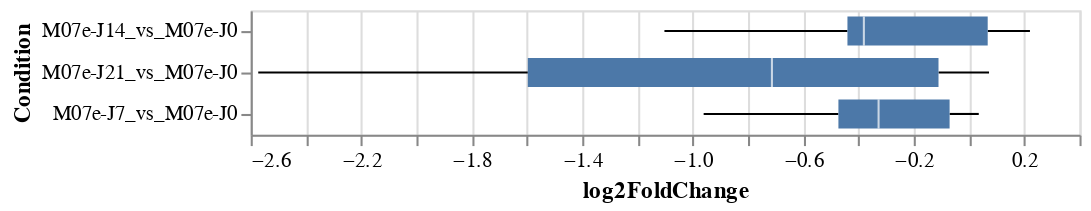

Notebook cell for this chart:
### Code cell
directory = "/mnt/d/pitviper_results/CRISPRi/CRISPhieRmix/"

tables = []
for dir in os.listdir(directory):
    if "J0" in dir:
        treatment, control = dir.split("_vs_")
    #     print(treatment, control)
        deseq2_file = directory + dir + "/" + dir + "_DESeq2_results.txt"
        content = pd.read_csv(deseq2_file)
        content['Condition'] = dir
    #     print(content)
        tables.append(content)
    
table = pd.concat(tables)
table['sgRNA'] = table.groupby(['Gene','Condition']).cumcount()+1; table

erg_table = table.loc[table['Gene'] == "ERG"]
print(erg_table.head(n=5))
# print(set(erg_table['Condition'].values))

source = erg_table

step = 40
overlap = 1

alt.Chart(source).mark_boxplot().encode(
    x='log2FoldChange:Q',
    y='Condition:O'
)

### Figure 1 — Vega-Lite specification as saved in the notebook (floating-point values rounded to 4 significant figures)
{"config": {"view": {"continuousWidth": 400, "continuousHeight": 300}}, "data": {"name": "data-acc1d7bd9bcb031549d780a0be3341db"}, "mark": "boxplot", "encoding": {"x": {"type": "quantitative", "field": "log2FoldChange"}, "y": {"type": "ordinal", "field": "Condition"}}, "$schema": "https://vega.github.io/schema/vega-lite/v4.8.1.json", "datasets": {"data-acc1d7bd9bcb031549d780a0be3341db": [{"Gene": "ERG", "baseMean": 925.6, "log2FoldChange": 0.2206, "lfcSE": 0.15, "stat": 1.471, "pvalue": 0.1413, "padj": 0.9992, "Condition": "M07e-J14_vs_M07e-J0", "sgRNA": 1}, {"Gene": "ERG", "baseMean": 193.3, "log2FoldChange": -0.3806, "lfcSE": 0.2571, "stat": -1.481, "pvalue": 0.1387, "padj": 0.9992, "Condition": "M07e-J14_vs_M07e-J0", "sgRNA": 2}, {"Gene": "ERG", "baseMean": 782.6, "log2FoldChange": -0.07885, "lfcSE": 0.1703, "stat": -0.4629, "pvalue": 0.6434, "padj": 0.9992, "Condition": "M07e-J14_vs_M07e-J0", "sgRNA": 3}, {"Gene": "ERG", "baseMean": 380.1, "log2FoldChange": -0.44, "lfcSE": 0.2938, "stat": -1.498, "pvalue": 0.1343, "padj": 0.9992, "Condition": "M07e-J14_vs_M07e-J0", "sgRNA": 4}, {"Gene": "ERG", "baseMean": 1455.0, "log2FoldChange": 0.08812, "lfcSE": 0.133, "stat": 0.6627, "pvalue": 0.5075, "padj": 0.9992, "Condition": "M07e-J14_vs_M07e-J0", "sgRNA": 5}, {"Gene": "ERG", "baseMean": 690.9, "log2FoldChange": -0.6019, "lfcSE": 0.1638, "stat": -3.675, "pvalue": 0.0002382, "padj": 0.09149, "Condition": "M07e-J14_vs_M07e-J0", "sgRNA": 6}, {"Gene": "ERG", "baseMean": 14.72, "log2FoldChange": -1.102, "lfcSE": 1.179, "stat": -0.9348, "pvalue": 0.3499, "padj": null, "Condition": "M07e-J14_vs_M07e-J0", "sgRNA": 7}, {"Gene": "ERG", "baseMean": 341.5, "log2FoldChange": -0.404, "lfcSE": 0.2271, "stat": -1.779, "pvalue": 0.07524, "padj": 0.9992, "Condition": "M07e-J14_vs_M07e-J0", "sgRNA": 8}, {"Gene": "ERG", "baseMean": 769.6, "log2FoldChange": 0.06766, "lfcSE": 0.1467, "stat": 0.4611, "pvalue": 0.6447, "padj": 0.9992, "Condition": "M07e-J14_vs_M07e-J0", "sgRNA": 9}, {"Gene": "ERG", "baseMean": 875.4, "log2FoldChange": 0.07249, "lfcSE": 0.1852, "stat": 0.3915, "pvalue": 0.6954, "padj": 0.9383, "Condition": "M07e-J21_vs_M07e-J0", "sgRNA": 1}, {"Gene": "ERG", "baseMean": 141.4, "log2FoldChange": -1.756, "lfcSE": 0.4637, "stat": -3.786, "pvalue": 0.000153, "padj": 0.006737, "Condition": "M07e-J21_vs_M07e-J0", "sgRNA": 2}, {"Gene": "ERG", "baseMean": 772.9, "log2FoldChange": -0.1104, "lfcSE": 0.1898, "stat": -0.5817, "pvalue": 0.5608, "padj": 0.9027, "Condition": "M07e-J21_vs_M07e-J0", "sgRNA": 3}, {"Gene": "ERG", "baseMean": 335.9, "log2FoldChange": -0.8963, "lfcSE": 0.3601, "stat": -2.489, "pvalue": 0.01282, "padj": 0.193, "Condition": "M07e-J21_vs_M07e-J0", "sgRNA": 4}, {"Gene": "ERG", "baseMean": 1378.0, "log2FoldChange": -0.06134, "lfcSE": 0.1347, "stat": -0.4553, "pvalue": 0.6489, "padj": 0.9285, "Condition": "M07e-J21_vs_M07e-J0", "sgRNA": 5}, {"Gene": "ERG", "baseMean": 553.2, "log2FoldChange": -1.597, "lfcSE": 0.3455, "stat": -4.622, "pvalue": 3.798e-06, "padj": 0.0002637, "Condition": "M07e-J21_vs_M07e-J0", "sgRNA": 6}, {"Gene": "ERG", "baseMean": 11.69, "log2FoldChange": -2.573, "lfcSE": 1.584, "stat": -1.624, "pvalue": 0.1043, "padj": 0.5582, "Condition": "M07e-J21_vs_M07e-J0", "sgRNA": 7}, {"Gene": "ERG", "baseMean": 312.7, "log2FoldChange": -0.7134, "lfcSE": 0.3543, "stat": -2.013, "pvalue": 0.04409, "padj": 0.3897, "Condition": "M07e-J21_vs_M07e-J0", "sgRNA": 8}, {"Gene": "ERG", "baseMean": 686.8, "log2FoldChange": -0.267, "lfcSE": 0.289, "stat": -0.9239, "pvalue": 0.3555, "padj": 0.8273, "Condition": "M07e-J21_vs_M07e-J0", "sgRNA": 9}, {"Gene": "ERG", "baseMean": 870.8, "log2FoldChange": 0.03533, "lfcSE": 0.156, "stat": 0.2264, "pvalue": 0.8209, "padj": 0.9999, "Condition": "M07e-J7_vs_M07e-J0", "sgRNA": 1}, {"Gene": "ERG", "baseMean": 174.8, "log2FoldChange": -0.7628, "lfcSE": 0.3421, "stat": -2.23, "pvalue": 0.02575, "padj": 0.9999, "Condition": "M07e-J7_vs_M07e-J0", "sgRNA": 2}, {"Gene": "ERG", "baseMean": 759.7, "log2FoldChange": -0.186, "lfcSE": 0.1805, "stat": -1.03, "pvalue": 0.3028, "padj": 0.9999, "Condition": "M07e-J7_vs_M07e-J0", "sgRNA": 3}, {"Gene": "ERG", "baseMean": 395.5, "log2FoldChange": -0.3273, "lfcSE": 0.1906, "stat": -1.718, "pvalue": 0.08588, "padj": 0.9999, "Condition": "M07e-J7_vs_M07e-J0", "sgRNA": 4}, {"Gene": "ERG", "baseMean": 1422.0, "log2FoldChange": 0.007109, "lfcSE": 0.09347, "stat": 0.07606, "pvalue": 0.9394, "padj": 0.9999, "Condition": "M07e-J7_vs_M07e-J0", "sgRNA": 5}, {"Gene": "ERG", "baseMean": 720.8, "log2FoldChange": -0.4727, "lfcSE": 0.17, "stat": -2.78, "pvalue": 0.005434, "padj": 0.6613, "Condition": "M07e-J7_vs_M07e-J0", "sgRNA": 6}, {"Gene": "ERG", "baseMean": 15.28, "log2FoldChange": -0.9605, "lfcSE": 0.8816, "stat": -1.09, "pvalue": 0.2759, "padj": null, "Condition": "M07e-J7_vs_M07e-J0", "sgRNA": 7}, {"Gene": "ERG", "baseMean": 351.5, "log2FoldChange": -0.3282, "lfcSE": 0.1978, "stat": -1.659, "pvalue": 0.09706, "padj": 0.9999, "Condition": "M07e-J7_vs_M07e-J0", "sgRNA": 8}, {"Gene": "ERG", "baseMean": 738.1, "log2FoldChange": -0.07023, "lfcSE": 0.1294, "stat": -0.5429, "pvalue": 0.5872, "padj": 0.9999, "Condition": "M07e-J7_vs_M07e-J0", "sgRNA": 9}]}}
